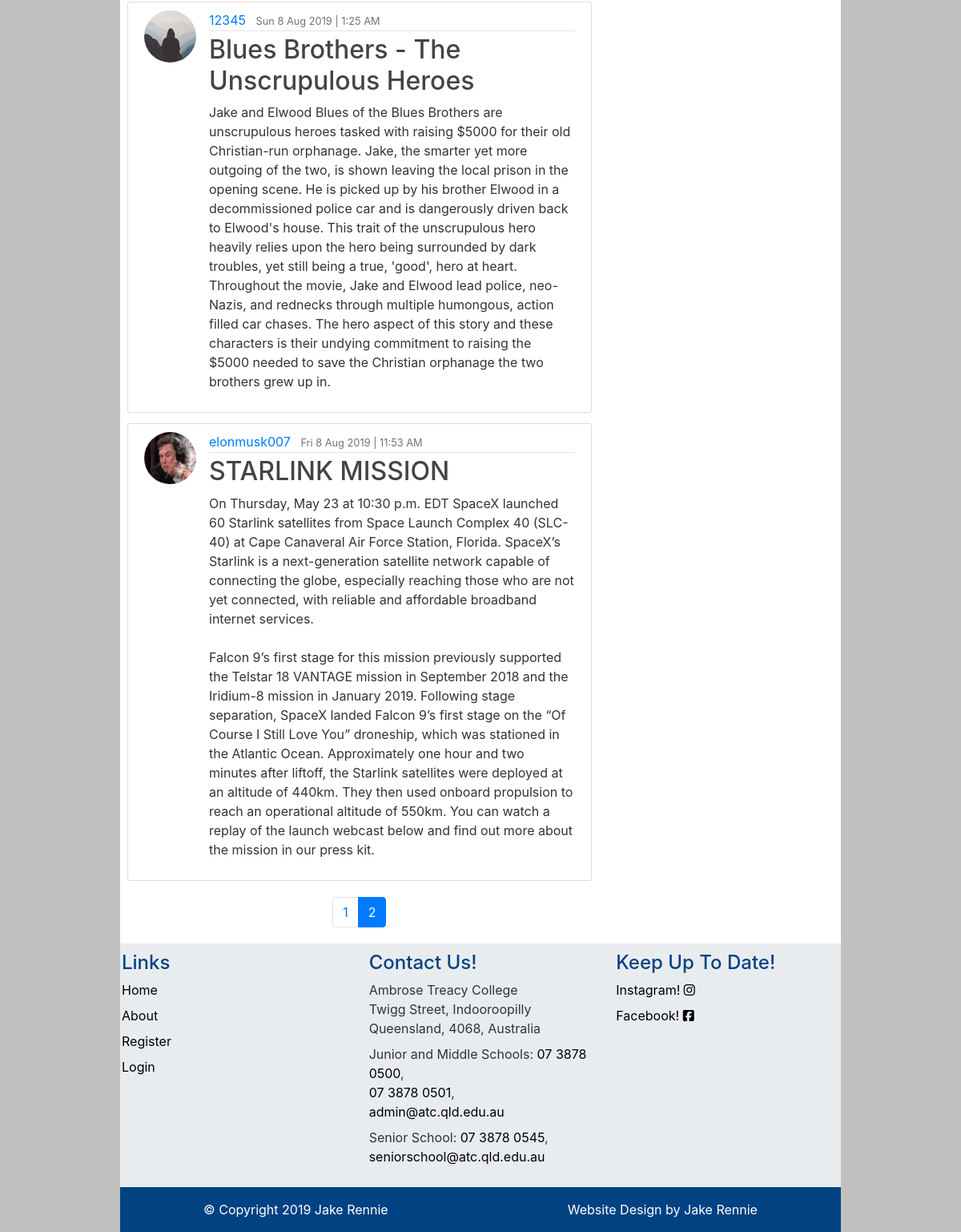
Page /?page=2 (lower part) on the earlier database version.
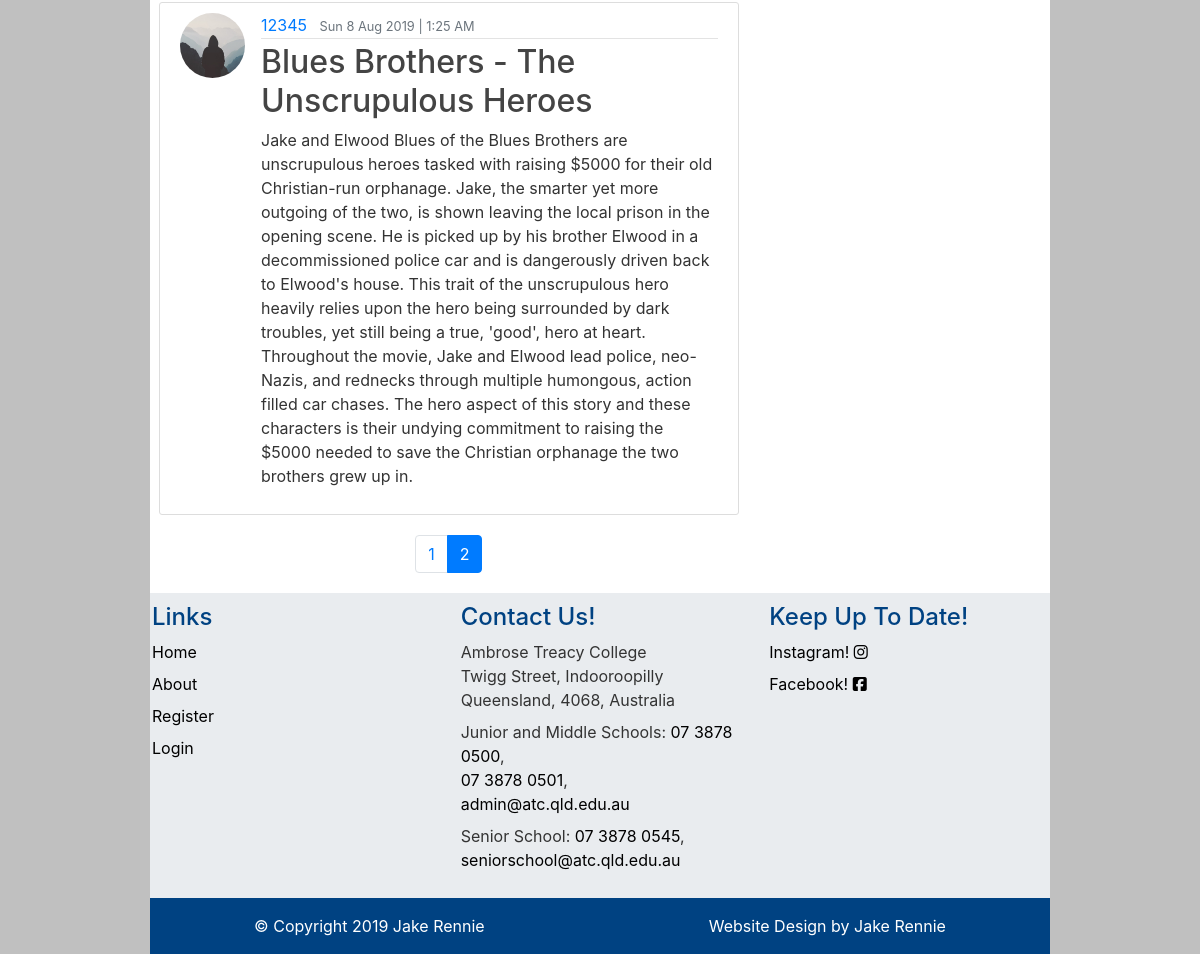
Same page on the later database version.
### flaskBlog/models.py (models this page shows, shortened)
class Post(db.Model):
    id = db.Column(db.Integer, primary_key=True)
    title = db.Column(db.String(100), nullable=False)
    date_posted = db.Column(db.DateTime, nullable=False)
    content = db.Column(db.Text, nullable=False)
    user_id = db.Column(db.Integer, db.ForeignKey("user.id"), nullable=True)

class User(db.Model, UserMixin):
    id = db.Column(db.Integer, primary_key=True)
    username = db.Column(db.String(20), unique=True, nullable=False)
    email = db.Column(db.String(120), unique=True, nullable=False)
    image_file = db.Column(db.String(20), nullable=False, default="default.jpg")
    password = db.Column(db.String(60), nullable=False)
    administrator = db.Column(db.Integer, nullable=True)
    posts = db.relationship("Post", backref="author", lazy=True)
    forename = db.Column(db.String(50), nullable=True)
    surname = db.Column(db.String(50), nullable=True)

### flaskBlog/main/routes.py (the view)
@main.route("/")
def home():
    page = request.args.get("page", 1, type=int)
    homePosts = Post.query.order_by(Post.date_posted.desc()).paginate(page=page, per_page=8)
    posts = Post.query.all()
    return render_template("home.html", title="ATC Blog", homePosts=homePosts, posts=posts)

### flaskBlog/templates/home.html
{% extends 'layout.html' %}
{% block content %}
{% for post in homePosts.items %}
<article class="media content-section" id="{{ post.id }}">
  <a href="#">
    <img class="rounded-circle article-img"
      src="{{ url_for('static', filename='profile_pics/' + post.author.image_file) }}">
  </a>
  <div class="media-body">
    <div class="article-metadata">
      <a class="mr-2" href="{{ url_for('posts.user_posts', username=post.author.username) }}">{{ post.author.username }}</a>
      <small class="text-muted">{{ post.date_posted.strftime("%a %-m %b %Y | %-I:%M %p") }}</small>
    </div>
    <h2><a class="article-title" href="{{ url_for('posts.post', post_id=post.id) }}">{{ post.title }}</a></h2>
    <p class="article-content">{{ post.content }}</p>
  </div>
</article>
{% endfor %}
<ul class="pagination justify-content-center" style="margin:20px 0">
  {% for page_num in homePosts.iter_pages(left_edge=1, right_edge=1, left_current=1, right_current=2) %}
  {% if page_num %}
  {% if homePosts.page == page_num %}
  <li class="page-item active">
    <a class="page-link" href="{{ url_for('main.home', page=page_num) }}">{{ page_num }}</a></li>
  {% else %}
  <li class="page-item">
    <a class="page-link" href="{{ url_for('main.home', page=page_num) }}">{{ page_num }}</a></li>
  {% endif %}
  {% else %}
  <li class="page-item">
    <div class="page-link">...</div>
  </li>
  {% endif %}
  {% endfor %}
</ul>
{% endblock content %}

Differences in the rows shown:
removed Post: image_file (picture), author.username "elonmusk007", date_posted "Fri 8 Aug 2019 | 11:53 AM", title "STARLINK MISSION", content "On Thursday, May 23 at 10:30 p.m. EDT SpaceX launched 60 Starlink satellites from Space Launch Complex 40 (SLC-40) at Cape Canaveral Air Force Station, Florida. SpaceX’s Starlink is a next-generation satellite network capable of connecting the globe, especially reaching those who are not yet connected, with reliable and affordable broadband internet services. Falcon 9’s first stage for this mission previously supported the Telstar 18 VANTAGE mission in September 2018 and the Iridium-8 mission in January 2019. Following stage separation, SpaceX landed Falcon 9’s first stage on the “Of Course I Still Love You” droneship, which was stationed in the Atlantic Ocean. Approximately one hour and…"
